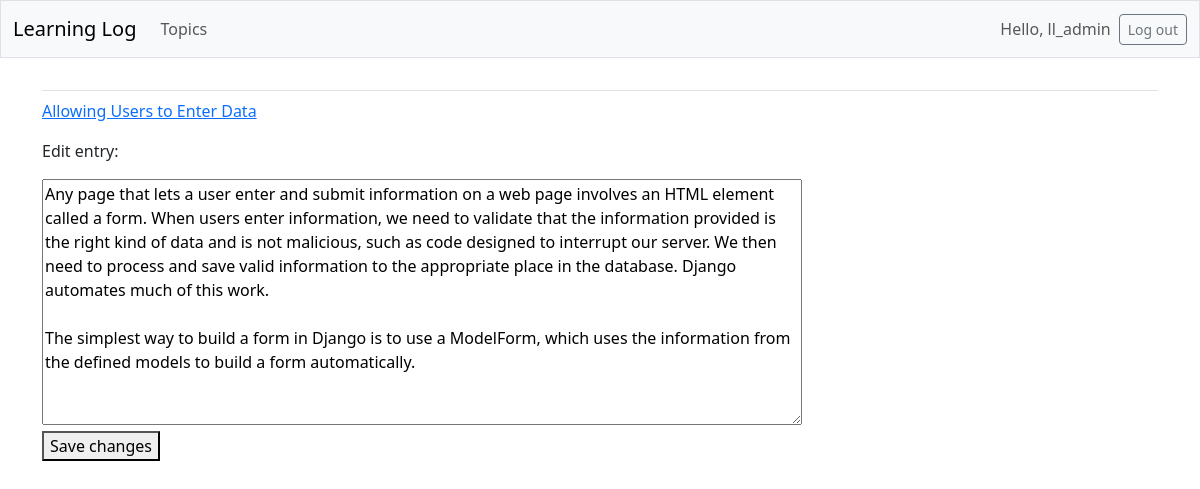
The app's page /edit_entry/8/ (signed in) with its own data.
### learning_logs/models.py (models this page shows, shortened)
class Topic(models.Model):
    text = models.CharField(max_length=200)
    date_added = models.DateTimeField(auto_now_add=True)
    owner = models.ForeignKey(User, on_delete=models.CASCADE)
    def __str__(self):
        return self.text

class Entry(models.Model):
    topic = models.ForeignKey(Topic, on_delete=models.CASCADE)
    text = models.TextField()
    date_added = models.DateTimeField(auto_now_add=True)
    class Meta:
        verbose_name_plural = 'entries'

### learning_logs/views.py (the view)
# urls.py: path('edit_entry/<int:entry_id>/', views.edit_entry, name='edit_entry'),
@login_required
def edit_entry(request, entry_id):
    entry = Entry.objects.get(id=entry_id)
    topic = entry.topic
    if topic.owner != request.user:
        raise Http404
    if request.method != 'POST':
        form = EntryForm(instance=entry)
    else:
        form = EntryForm(instance=entry, data=request.POST)
        if form.is_valid():
            form.save()
            return redirect('learning_logs:topic', topic_id=topic.id)
    context = {'entry': entry, 'topic': topic, 'form': form}
    return render(request, 'learning_logs/edit_entry.html', context)

### learning_logs/forms.py
class EntryForm(forms.ModelForm):
    class Meta:
        model = Entry
        fields = ['text']
        labels = {'text': ''}
        widgets = {'text': forms.Textarea(attrs={'cols': 80})}

### learning_logs/templates/learning_logs/edit_entry.html (shortened to what this page needs)
{% extends 'learning_logs/base.html' %}
{% block content %}
<p><a href="{% url 'learning_logs:topic' topic.id %}">{{ topic }}</a></p>
<p>Edit entry:</p>
<form action="{% url 'learning_logs:edit_entry' entry.id %}" method='post'>
    {{ form.as_div }}
    <button name='submit'>Save changes</button>
</form>
{% endblock content %}

### learning_logs/templates/learning_logs/base.html (shortened to what this page needs)
<!-- All Bootstrap styling options are now available in any template that inherits from base.html.
    If you want to use custom template tags from django-bootstrap5, each template will need to include
    the {% load django_bootstrap5 %} tag -->
<!DOCTYPE html>
<html lang="en">
<head>
    {% load django_bootstrap5 %}
    {% bootstrap_css %}
</head>
<body>
    <nav class="navbar navbar-expand-md navbar-light bg-light mb-4 border">
        <div class="container-fluid">
            <a class="navbar-brand" href="{% url 'learning_logs:index' %}">Learning Log</a>
            <div class="collapse navbar-collapse" id="navbarCollapse">
                <ul class="navbar-nav me-auto mb-2 mb-md-0">
                    <li class=" nav-item">
                        <a class="nav-link" href="{% url 'learning_logs:topics' %}">Topics</a>
                    </li>
                </ul>
                <ul class="navbar-nav ms-auto mb-2 mb-md-0">
                    {% if user.is_authenticated %}
                    <li class="nav-item">
                        <span class="navbar-text me-2">Hello, {{ user.username }}</span>
                    </li>
                    {% endif %}
                </ul>
                {% if user.is_authenticated %}
                <form action="{% url 'accounts:logout' %}" method="post">
                    <button type="submit" class="btn btn-outline-secondary btn-sm">Log out</button>
                </form>
                {% endif %}
            </div>
        </div>
    </nav>
    <main class="container">
        <div class="pb-2 mb-2 border-bottom">
        </div>
        <div>
            {% block content %}{% endblock content %}
        </div>
    </main>
</body>
</html>

### records on screen
Topic: text "Allowing Users to Enter Data"
Entry: text "Any page that lets a user enter and submit information on a web page involves an HTML element called a form. When users enter information, we need to validate that the information provided is the right kind of data and is not malicious, such as code designed to interrupt our server. We then need to process and save valid information to the appropriate place in the database. Django automates much of this work. The simplest way to build a form in Django is to use a ModelForm, which uses the information from the defined models to build a form automatically."

### other values on screen
{{ user.username }} "ll_admin"
